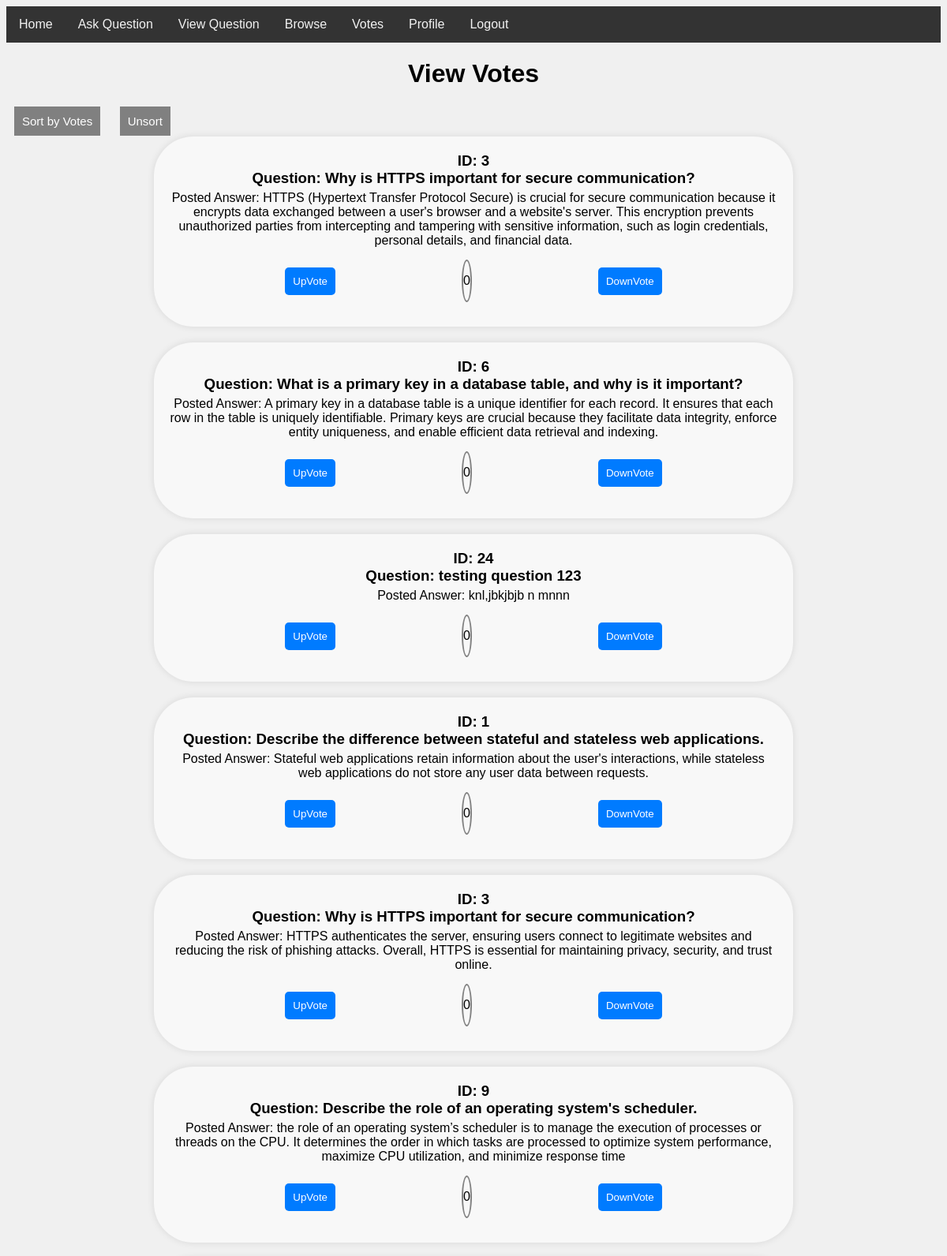
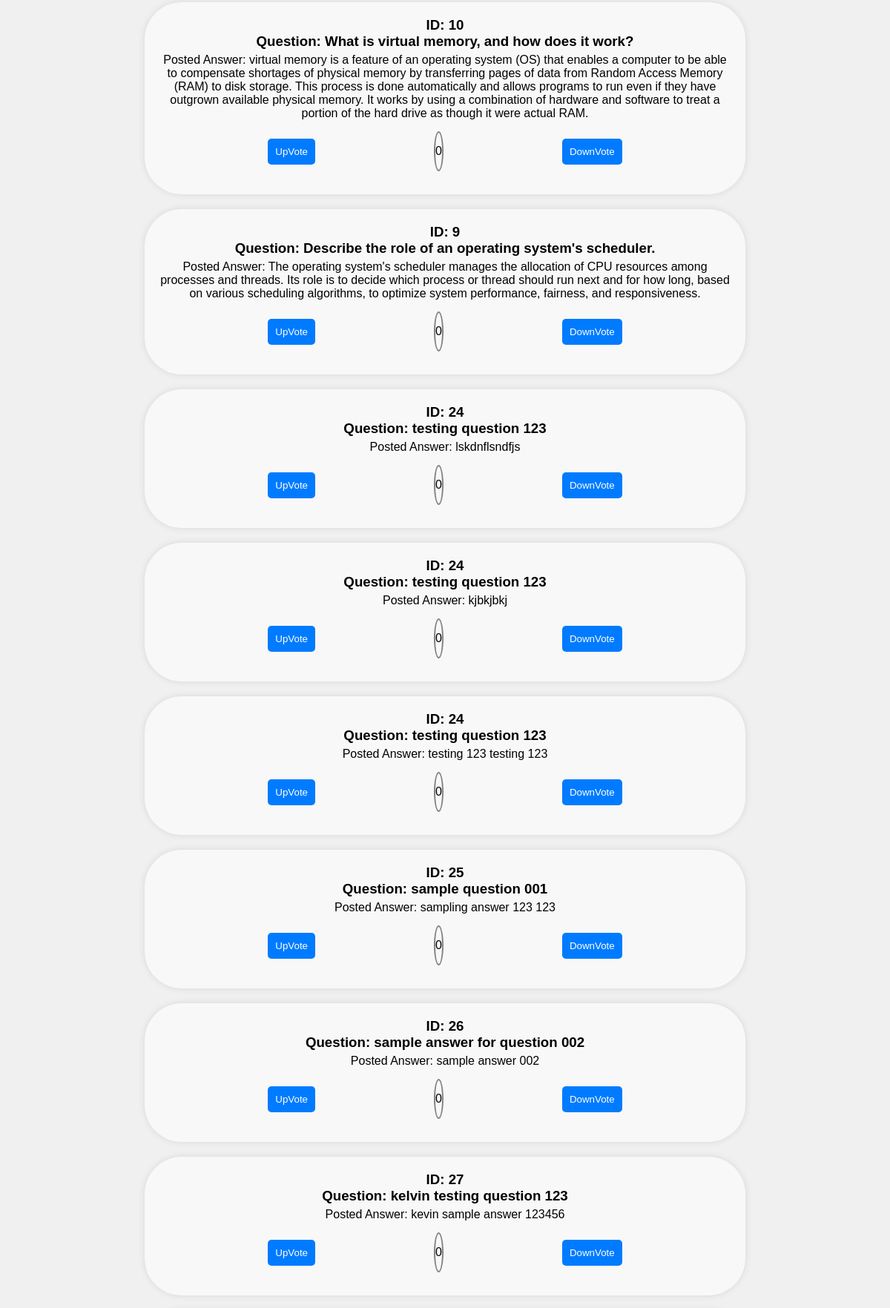
/index.php/vote (upper part), run on the app's committed database (2 pictures, top to bottom).
### tables this page shows
CREATE TABLE `answers` (
  `id` int(11) NOT NULL,
  `title` varchar(255) NOT NULL,
  `question_id` int(11) NOT NULL,
  `question` text NOT NULL,
  `answer` text NOT NULL,
  `username` varchar(255) DEFAULT NULL,
  `created_at` timestamp NOT NULL DEFAULT current_timestamp(),
  `updated_at` timestamp NOT NULL DEFAULT current_timestamp() ON UPDATE current_timestamp()
);

### application/controllers/Vote.php (called while the page is built, shortened)
<?php
class Vote extends CI_Controller {
    public function __construct() {
        $this->load->helper('url');
        $this->load->library('session');
        $this->load->model('Vote_model');
    }
    public function index(){
        $this->load->model('Answer_model');
        $data['QAs'] = $this->Answer_model->get_all_qa();
        $this->load->view('vote_view', $data);
    }
}
?>

### index.php (called while the page is built, shortened)
<?php
require_once BASEPATH.'core/CodeIgniter.php';

### application/models/Answer_model.php (called while the page is built, shortened)
<?php
class Answer_model extends CI_Model {
       public function get_all_qa() {
        $this->db->select('question_id, question, answer, username');
        $query = $this->db->get('answers');
        return $query->result();
    }
}
?>

### application/views/vote_view.php (the view, shortened to what this page needs)
<!DOCTYPE html>
<html>
<head>
</head>
<body>
    <div class="navbar">
        <a class="nav-link" href="<?php echo base_url('welcome'); ?>">Home</a>
        <a class="nav-link" href="<?php echo base_url('Questions/adding_question'); ?>">Ask Question</a>
        <a class="nav-link" href="">View Question</a>
        <a class="nav-link" href="<?php echo base_url('Answers/browse'); ?>">Browse</a>
        <a class="nav-link" href="<?php echo base_url('Vote'); ?>">Votes</a>
		<a class="nav-link" href="<?php echo base_url('Auth/display_profile'); ?>">Profile</a>
        <a class="nav-link" href="<?php echo base_url('Auth'); ?>" id="logoutLink">Logout</a>
    </div>
    <div>
        <h1 class = "centered">View Votes</h1>
        <button id="sortButton" class="custom-button">Sort by Votes</button>
        <button id="unsortButton" class="custom-button">Unsort</button>
        <?php foreach ($QAs as $QA) : ?>
            <div class="question" data-question-id="<?php echo $QA->question_id; ?>" <?php echo $this->session->userdata('username'); ?>>
                <h3>ID: <?php echo $QA->question_id; ?></h3>
                <h3>Question: <?php echo $QA->question; ?></h3>
                <p>Posted Answer: <?php echo $QA->answer; ?></p>
                <div class="votes">
                    <button class="upvote">UpVote</button>
                    <span class="vote-count circle" >0</span>
                    <button class="downvote">DownVote</button>
                </div>
            </div>
        <?php endforeach; ?>
    </div>
</body>
</html>

### application/views/vote_view.php (style rules this page uses)
.navbar { background-color: #333; overflow: hidden; position: sticky; top: 0; width: 100%; }
.navbar a { float: left; display: block; color: #f2f2f2; text-align: center; padding: 14px 16px; text-decoration: none; }
body { font-family: Arial, sans-serif; background-color: #f0f0f0; }
.question { width: 65%; margin: auto; padding: 20px; background-color: #f8f8f8; border-radius: 50px; box-shadow: 0px 0px 10px 0px rgba(0,0,0,0.1); margin-bottom: 20px; text-align: justify; }
.question h3 { margin: 0; text-align: center; }
.question p { margin: 5px 0; text-align: center; }
.question button { padding: 10px 10px; background-color: #007BFF; color: white; border: none; border-radius: 5px; cursor: pointer; }
.centered { text-align: center; }
.votes { display: flex; justify-content: center; align-items: center; }
.votes button { margin: 20px 160px; text-align: center; }
.circle { width: 50px; height: 50px; border-radius: 50%; border: 2.5px solid #828282; display: flex; align-items: center; justify-content: center; margin: 5px auto; }
.custom-button { background-color: #808080; border: none; color: white; padding: 10px; text-align: center; font-size: 15px; margin: 2px; cursor: pointer; margin: 1px 10px; justify-content: center; }

### data on the page
answers: question "3", question "Why is HTTPS important for secure communication?", answer "HTTPS (Hypertext Transfer Protocol Secure) is crucial for secure communication because it encrypts data exchanged between a user's browser and a website's server. This encryption prevents unauthorized parties from intercepting and tampering with sensitive information, such as login credentials, personal details, and financial data."
answers: question "6", question "What is a primary key in a database table, and why is it important?", answer "A primary key in a database table is a unique identifier for each record. It ensures that each row in the table is uniquely identifiable. Primary keys are crucial because they facilitate data integrity, enforce entity uniqueness, and enable efficient data retrieval and indexing."
answers: question "24", question "testing question 123", answer "knl,jbkjbjb n mnnn"
answers: question "1", question "Describe the difference between stateful and stateless web applications.", answer "Stateful web applications retain information about the user's interactions, while stateless web applications do not store any user data between requests."
answers: question "3", question "Why is HTTPS important for secure communication?", answer "HTTPS authenticates the server, ensuring users connect to legitimate websites and reducing the risk of phishing attacks. Overall, HTTPS is essential for maintaining privacy, security, and trust online."
answers: question "9", question "Describe the role of an operating system's scheduler.", answer "the role of an operating system’s scheduler is to manage the execution of processes or threads on the CPU. It determines the order in which tasks are processed to optimize system performance, maximize CPU utilization, and minimize response time"
answers: question "10", question "What is virtual memory, and how does it work?", answer "virtual memory is a feature of an operating system (OS) that enables a computer to be able to compensate shortages of physical memory by transferring pages of data from Random Access Memory (RAM) to disk storage. This process is done automatically and allows programs to run even if they have outgrown available physical memory. It works by using a combination of hardware and software to treat a portion of the hard drive as though it were actual RAM."
answers: question "9", question "Describe the role of an operating system's scheduler.", answer "The operating system's scheduler manages the allocation of CPU resources among processes and threads. Its role is to decide which process or thread should run next and for how long, based on various scheduling algorithms, to optimize system performance, fairness, and responsiveness."
answers: question "24", question "testing question 123", answer "lskdnflsndfjs"
answers: question "24", question "testing question 123", answer "kjbkjbkj"
answers: question "24", question "testing question 123", answer "testing 123 testing 123"
answers: question "25", question "sample question 001", answer "sampling answer 123 123"
answers: question "26", question "sample answer for question 002", answer "sample answer 002"
answers: question "27", question "kelvin testing question 123", answer "kevin sample answer 123456"
